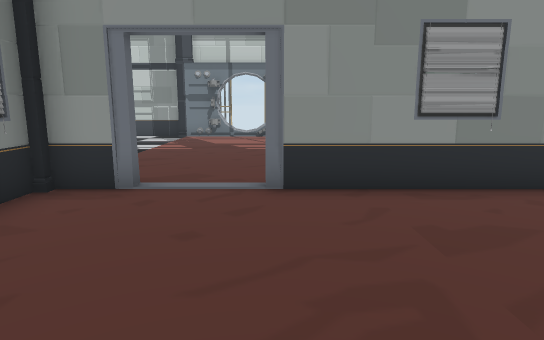
View 1 (above)

19 first-person views from a walk through a 3-D level made in the Unity game engine. The camera is 1.2 m above the floor, tilts 10° down and sees 75° across. The floor is counted in squares, 1 m on a side. Each view is taken from the middle of a square. On the plan, view 1 faces up. The plan holds only what a view shows up to about 14 squares ahead; the rest is blank. The place goes on beyond the plan. The player is left out. Door leaves are left out, so doorways stand open.

View 2
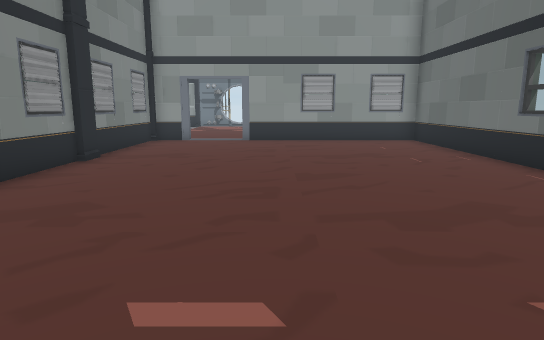

View 3
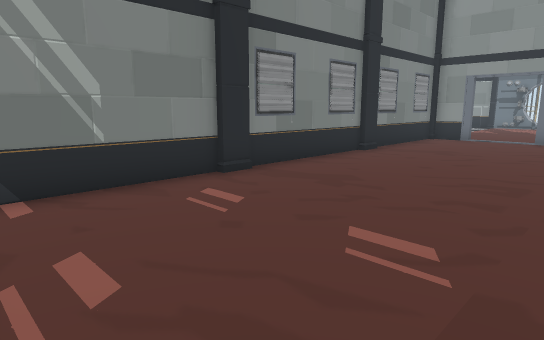

View 4
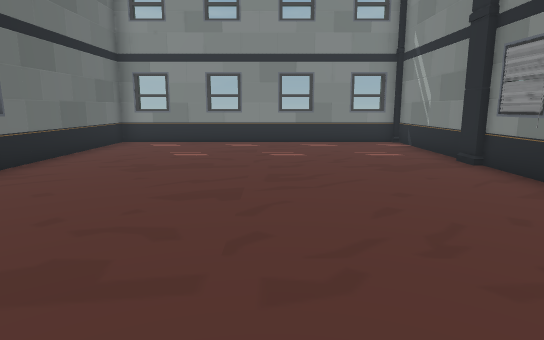

View 5
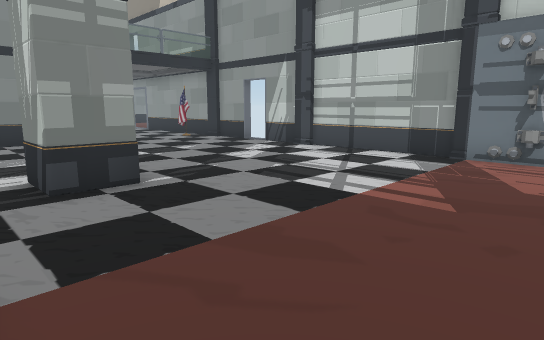

View 6
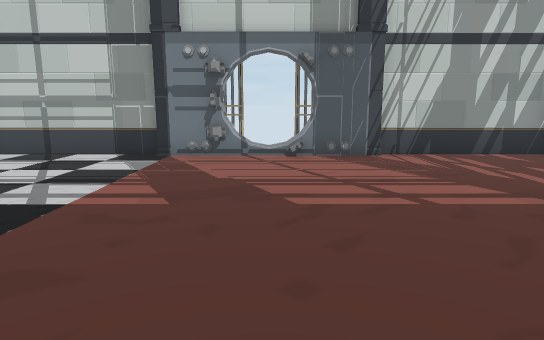

View 7
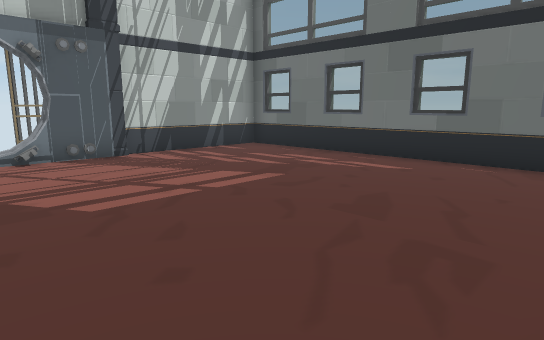

View 8
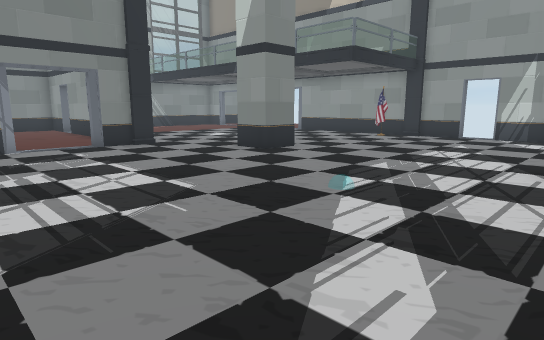

View 9
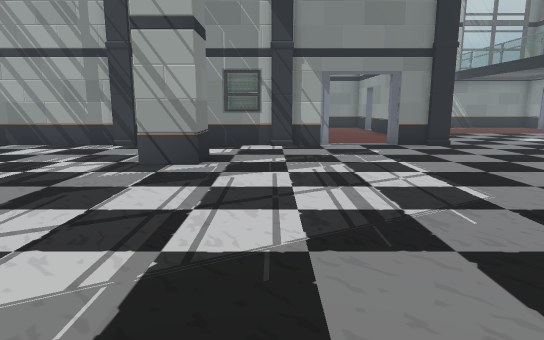

View 10
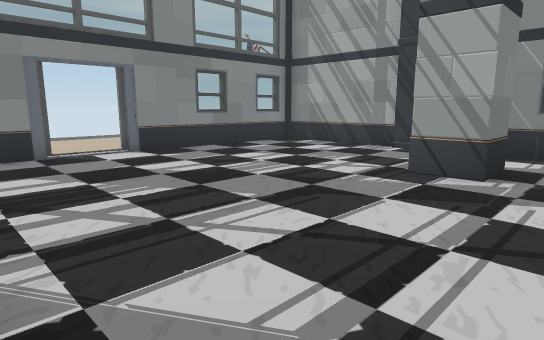

View 11
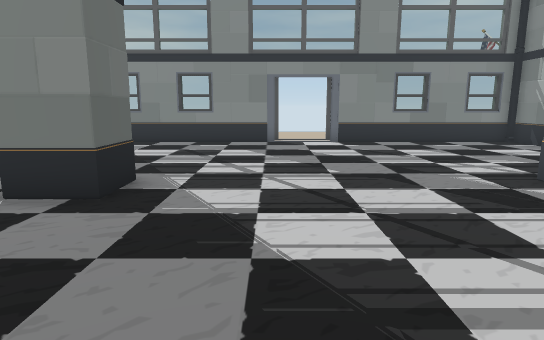

View 12
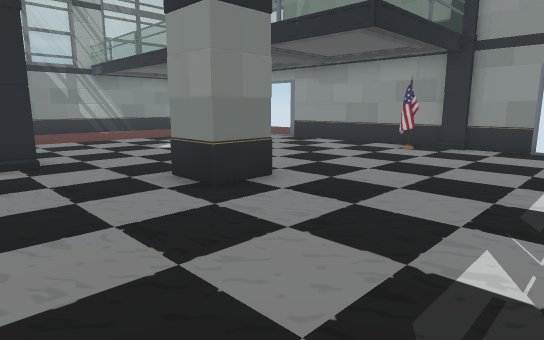

View 13
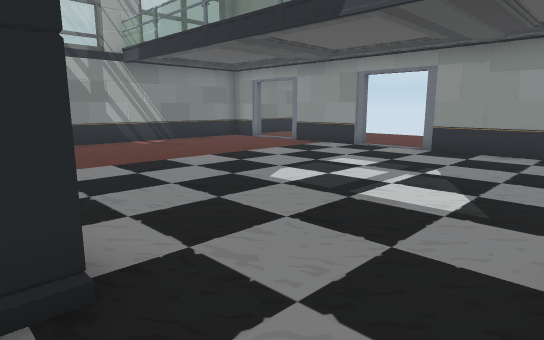

View 14
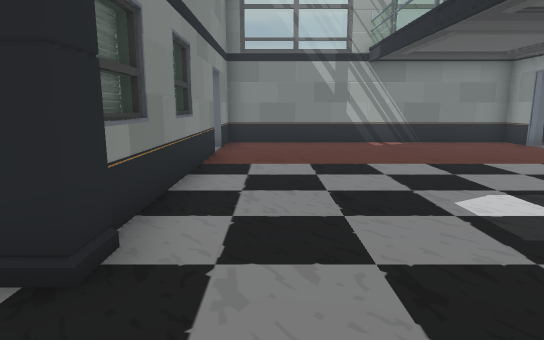

View 15
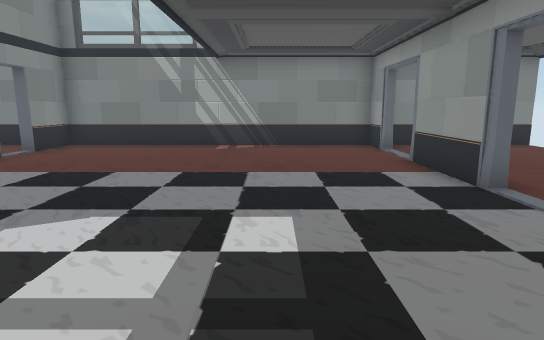

View 16
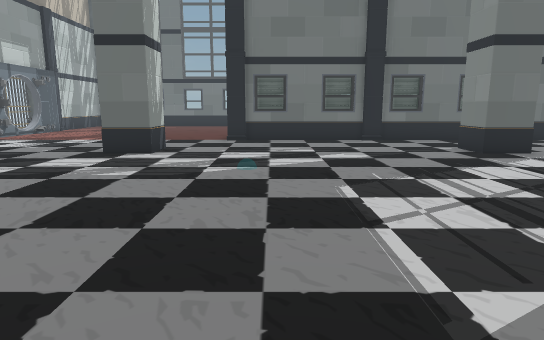

View 17
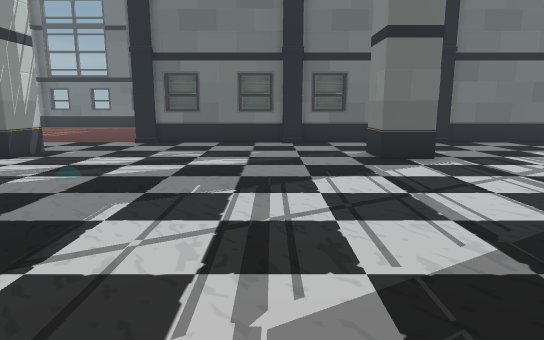

View 18
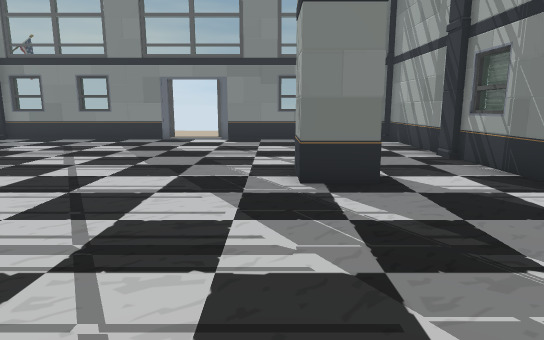

View 19
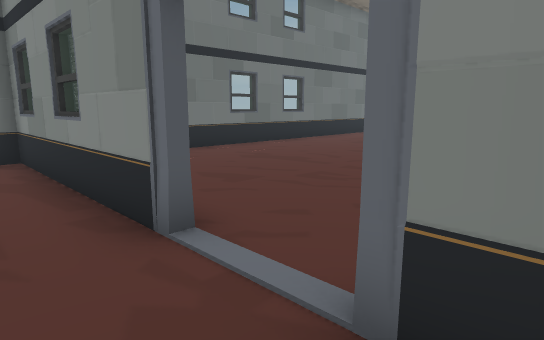

### Floor plan
Key: @ floor where view 1 was taken; # wall or solid block; . floor; / step, stairs or slope; D open door; = window, fence, low wall or low ledge; O other object.
Columns run from 29 left of view 1 to 7 right of it. Each row starts with its distance up from view 1.
 15 ##D.D##D.D#####OO#D#O####ODD/########
 14 #......D.................DDD.......=
 13 #........................DDD.......##
 12 #..................................=#
 11 #..................................##
 10 #..................................##
  9 #..................................=
  8 #.............O.......O............#
  7 #..................................=
  6 #.........O..............O.........#
  5 ###D###=#=OO.............O#D.D##=#=#
  4 #..    ...D..............=.........#
  3 #      ..................#.........#
  2         ..D..............=.........#
  1           #..............#.........#
  0           O ............. ...@.....##
 -1           =..............=.........=#
 -2           #... .......O..#.........##
 -3           =... ........  =.........=
 -4           #..............#.........#
 -5           O .............O.........#
 -6           #..............#.........#
 -7           #..............#.........#
 -8           #..............#.........#
 -9           O..............O.........#
-10            O=#=##DDD##=#=O#=#=##=#=#

Positions as (right, up) in squares from view 1, and headings:
1: (0, 0), facing up
2: (1, -8), facing up
3: (2, -9), facing up-left
4: (1, 3), facing down
5: (-1, 6), facing up-left
6: (-1, 6), facing up
7: (-2, 6), facing up-right
8: (-7, 0), facing up-left
9: (-7, 0), facing left
10: (-8, 0), facing down-left
11: (-10, 3), facing down
12: (-10, 4), facing up-left
13: (-16, 5), facing up-left
14: (-16, 7), facing left
15: (-17, 12), facing left
16: (-17, 4), facing right
17: (-16, 1), facing right
18: (-14, 4), facing down
19: (-3, 7), facing down-right
